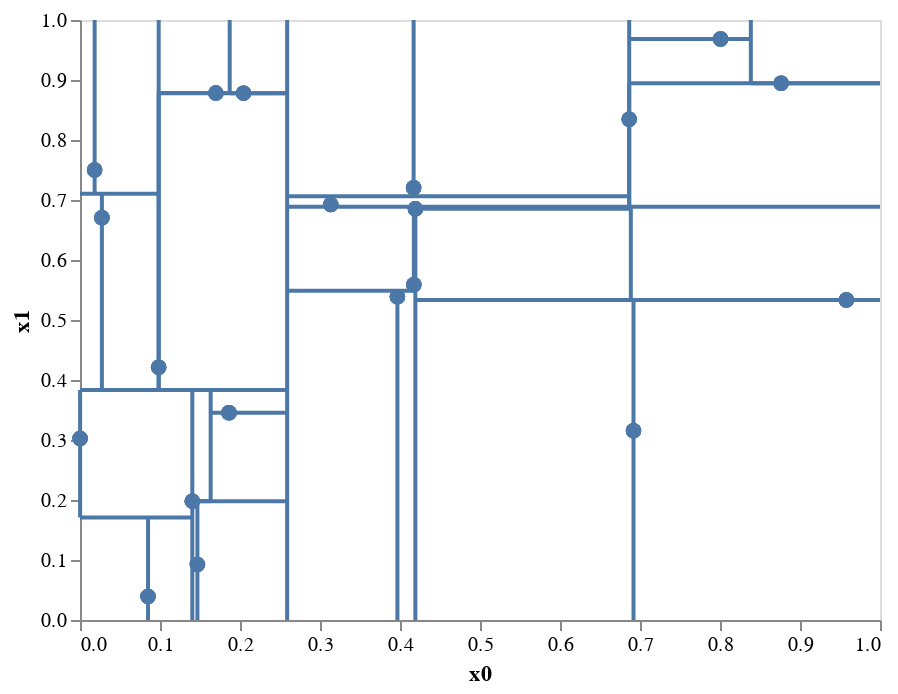

Notebook code for this chart:
### Code cell
kdt.plot2d(depth=6)

### Figure 1 — Vega-Lite specification as saved in the notebook (floating-point values rounded to 4 significant figures)
{"config": {"view": {"continuousWidth": 400, "continuousHeight": 300}}, "layer": [{"data": {"name": "data-27c49ca2d2c0e4fe4f94f1d7c160a361"}, "mark": {"type": "circle", "size": 60}, "encoding": {"x": {"type": "quantitative", "axis": {"grid": false}, "field": "x0"}, "y": {"type": "quantitative", "axis": {"grid": false}, "field": "x1"}}}, {"data": {"name": "data-9bc712eec4862e0da7b537a787dfb3ee"}, "mark": "line", "encoding": {"x": {"type": "quantitative", "axis": {"grid": false}, "field": "x0"}, "y": {"type": "quantitative", "axis": {"grid": false}, "field": "x1"}}}, {"layer": [{"data": {"name": "data-7973e3913bac78a2baa4c4ec11621abd"}, "mark": {"type": "circle", "size": 60}, "encoding": {"x": {"type": "quantitative", "axis": {"grid": false}, "field": "x0"}, "y": {"type": "quantitative", "axis": {"grid": false}, "field": "x1"}}}, {"data": {"name": "data-e97518c52016479bcce556dfc5709844"}, "mark": "line", "encoding": {"x": {"type": "quantitative", "axis": {"grid": false}, "field": "x0"}, "y": {"type": "quantitative", "axis": {"grid": false}, "field": "x1"}}}, {"layer": [{"data": {"name": "data-657747fab5880c708469930737ea95ef"}, "mark": {"type": "circle", "size": 60}, "encoding": {"x": {"type": "quantitative", "axis": {"grid": false}, "field": "x0"}, "y": {"type": "quantitative", "axis": {"grid": false}, "field": "x1"}}}, {"data": {"name": "data-05126c66c4ff0f169733929c9a1f1121"}, "mark": "line", "encoding": {"x": {"type": "quantitative", "axis": {"grid": false}, "field": "x0"}, "y": {"type": "quantitative", "axis": {"grid": false}, "field": "x1"}}}, {"layer": [{"data": {"name": "data-6b8208f326e6d944cb4cc74e5f514bf5"}, "mark": {"type": "circle", "size": 60}, "encoding": {"x": {"type": "quantitative", "axis": {"grid": false}, "field": "x0"}, "y": {"type": "quantitative", "axis": {"grid": false}, "field": "x1"}}}, {"data": {"name": "data-2978f75270fea57a0d7c409ec5258dd1"}, "mark": "line", "encoding": {"x": {"type": "quantitative", "axis": {"grid": false}, "field": "x0"}, "y": {"type": "quantitative", "axis": {"grid": false}, "field": "x1"}}}, {"layer": [{"data": {"name": "data-03e125d35e5be573ece06c807ca2a7b4"}, "mark": {"type": "circle", "size": 60}, "encoding": {"x": {"type": "quantitative", "axis": {"grid": false}, "field": "x0"}, "y": {"type": "quantitative", "axis": {"grid": false}, "field": "x1"}}}, {"data": {"name": "data-69ecfa8dd2be3a07621be85a8e886a0f"}, "mark": "line", "encoding": {"x": {"type": "quantitative", "axis": {"grid": false}, "field": "x0"}, "y": {"type": "quantitative", "axis": {"grid": false}, "field": "x1"}}}], "encoding": {}}, {"layer": [{"data": {"name": "data-322b8b176f219d4ba47b132335a0fe3d"}, "mark": {"type": "circle", "size": 60}, "encoding": {"x": {"type": "quantitative", "axis": {"grid": false}, "field": "x0"}, "y": {"type": "quantitative", "axis": {"grid": false}, "field": "x1"}}}, {"data": {"name": "data-e98355266a71f3e6704d92bfb50c9109"}, "mark": "line", "encoding": {"x": {"type": "quantitative", "axis": {"grid": false}, "field": "x0"}, "y": {"type": "quantitative", "axis": {"grid": false}, "field": "x1"}}}], "encoding": {}}], "encoding": {}}, {"layer": [{"data": {"name": "data-37491875782d34cf27b2db40e9de331f"}, "mark": {"type": "circle", "size": 60}, "encoding": {"x": {"type": "quantitative", "axis": {"grid": false}, "field": "x0"}, "y": {"type": "quantitative", "axis": {"grid": false}, "field": "x1"}}}, {"data": {"name": "data-272cfdd71140b1f14cf76a091111326a"}, "mark": "line", "encoding": {"x": {"type": "quantitative", "axis": {"grid": false}, "field": "x0"}, "y": {"type": "quantitative", "axis": {"grid": false}, "field": "x1"}}}, {"layer": [{"data": {"name": "data-391d93bbf5f172546c6f6dfe04ab8f9f"}, "mark": {"type": "circle", "size": 60}, "encoding": {"x": {"type": "quantitative", "axis": {"grid": false}, "field": "x0"}, "y": {"type": "quantitative", "axis": {"grid": false}, "field": "x1"}}}, {"data": {"name": "data-50c7a10c9da802f911a4732cc0b1d32d"}, "mark": "line", "encoding": {"x": {"type": "quantitative", "axis": {"grid": false}, "field": "x0"}, "y": {"type": "quantitative", "axis": {"grid": false}, "field": "x1"}}}], "encoding": {}}, {"layer": [{"data": {"name": "data-a4b4189cc6142edad10a2ee278f59f2e"}, "mark": {"type": "circle", "size": 60}, "encoding": {"x": {"type": "quantitative", "axis": {"grid": false}, "field": "x0"}, "y": {"type": "quantitative", "axis": {"grid": false}, "field": "x1"}}}, {"data": {"name": "data-e9959138dcf076b2aff2b14a732e2bc5"}, "mark": "line", "encoding": {"x": {"type": "quantitative", "axis": {"grid": false}, "field": "x0"}, "y": {"type": "quantitative", "axis": {"grid": false}, "field": "x1"}}}, {"layer": [{"data": {"name": "data-de3270efd3c1298a8783de7603e79ac7"}, "mark": {"type": "circle", "size": 60}, "encoding": {"x": {"type": "quantitative", "axis": {"grid": false}, "field": "x0"}, "y": {"type": "quantitative", "axis": {"grid": false}, "field": "x1"}}}, {"data": {"name": "data-9e813ff60b0e2165894ea790b5451d58"}, "mark": "line", "encoding": {"x": {"type": "quantitative", "axis": {"grid": false}, "field": "x0"}, "y": {"type": "quantitative", "axis": {"grid": false}, "field": "x1"}}}], "encoding": {}}, {"layer": [{"data": {"name": "data-0d64c17c51be70f62db6e756b7989b59"}, "mark": {"type": "circle", "size": 60}, "encoding": {"x": {"type": "quantitative", "axis": {"grid": false}, "field": "x0"}, "y": {"type": "quantitative", "axis": {"grid": false}, "field": "x1"}}}, {"data": {"name": "data-19d2099a2e93c2928b4bb07cf2cfcccf"}, "mark": "line", "encoding": {"x": {"type": "quantitative", "axis": {"grid": false}, "field": "x0"}, "y": {"type": "quantitative", "axis": {"grid": false}, "field": "x1"}}}], "encoding": {}}], "encoding": {}}], "encoding": {}}], "encoding": {}}, {"layer": [{"data": {"name": "data-a5bfb3ebb114c79d889a25cb59fe8c56"}, "mark": {"type": "circle", "size": 60}, "encoding": {"x": {"type": "quantitative", "axis": {"grid": false}, "field": "x0"}, "y": {"type": "quantitative", "axis": {"grid": false}, "field": "x1"}}}, {"data": {"name": "data-27c1ded7b6ba14a375b2a970054cbf74"}, "mark": "line", "encoding": {"x": {"type": "quantitative", "axis": {"grid": false}, "field": "x0"}, "y": {"type": "quantitative", "axis": {"grid": false}, "field": "x1"}}}, {"layer": [{"data": {"name": "data-77b7cd5628178a8b9abe841181f4d4b3"}, "mark": {"type": "circle", "size": 60}, "encoding": {"x": {"type": "quantitative", "axis": {"grid": false}, "field": "x0"}, "y": {"type": "quantitative", "axis": {"grid": false}, "field": "x1"}}}, {"data": {"name": "data-fbe160e667b26ef5e7db63c19939b7bd"}, "mark": "line", "encoding": {"x": {"type": "quantitative", "axis": {"grid": false}, "field": "x0"}, "y": {"type": "quantitative", "axis": {"grid": false}, "field": "x1"}}}, {"layer": [{"data": {"name": "data-69dec39d147bd16689dd551b94ff838a"}, "mark": {"type": "circle", "size": 60}, "encoding": {"x": {"type": "quantitative", "axis": {"grid": false}, "field": "x0"}, "y": {"type": "quantitative", "axis": {"grid": false}, "field": "x1"}}}, {"data": {"name": "data-1a996f2865c4c9c20465800b0e30c721"}, "mark": "line", "encoding": {"x": {"type": "quantitative", "axis": {"grid": false}, "field": "x0"}, "y": {"type": "quantitative", "axis": {"grid": false}, "field": "x1"}}}], "encoding": {}}, {"layer": [{"data": {"name": "data-2fc53f74066f757f3e6b1ea5b4836033"}, "mark": {"type": "circle", "size": 60}, "encoding": {"x": {"type": "quantitative", "axis": {"grid": false}, "field": "x0"}, "y": {"type": "quantitative", "axis": {"grid": false}, "field": "x1"}}}, {"data": {"name": "data-7701acf289018ab82c5fa5c134d2e7e7"}, "mark": "line", "encoding": {"x": {"type": "quantitative", "axis": {"grid": false}, "field": "x0"}, "y": {"type": "quantitative", "axis": {"grid": false}, "field": "x1"}}}], "encoding": {}}], "encoding": {}}, {"layer": [{"data": {"name": "data-3521b7894724bfe0a27c0f3d4c5996fb"}, "mark": {"type": "circle", "size": 60}, "encoding": {"x": {"type": "quantitative", "axis": {"grid": false}, "field": "x0"}, "y": {"type": "quantitative", "axis": {"grid": false}, "field": "x1"}}}, {"data": {"name": "data-6c14a308836a7be6db6e93f732cfb20e"}, "mark": "line", "encoding": {"x": {"type": "quantitative", "axis": {"grid": false}, "field": "x0"}, "y": {"type": "quantitative", "axis": {"grid": false}, "field": "x1"}}}, {"layer": [{"data": {"name": "data-f22e98b1a1c1388a30bf58a81394e016"}, "mark": {"type": "circle", "size": 60}, "encoding": {"x": {"type": "quantitative", "axis": {"grid": false}, "field": "x0"}, "y": {"type": "quantitative", "axis": {"grid": false}, "field": "x1"}}}, {"data": {"name": "data-51fd9eaff8f61217169baeb9b7bf41e7"}, "mark": "line", "encoding": {"x": {"type": "quantitative", "axis": {"grid": false}, "field": "x0"}, "y": {"type": "quantitative", "axis": {"grid": false}, "field": "x1"}}}], "encoding": {}}, {"layer": [{"data": {"name": "data-efda157698f4b31d2ad85a40dc535aec"}, "mark": {"type": "circle", "size": 60}, "encoding": {"x": {"type": "quantitative", "axis": {"grid": false}, "field": "x0"}, "y": {"type": "quantitative", "axis": {"grid": false}, "field": "x1"}}}, {"data": {"name": "data-e5f380769378b8c102cc63e703d8b944"}, "mark": "line", "encoding": {"x": {"type": "quantitative", "axis": {"grid": false}, "field": "x0"}, "y": {"type": "quantitative", "axis": {"grid": false}, "field": "x1"}}}, {"layer": [{"data": {"name": "data-dfcbfc5a7c77db96fd699ccd9908fd61"}, "mark": {"type": "circle", "size": 60}, "encoding": {"x": {"type": "quantitative", "axis": {"grid": false}, "field": "x0"}, "y": {"type": "quantitative", "axis": {"grid": false}, "field": "x1"}}}, {"data": {"name": "data-f611c266102f65c7ac3cbc3e5e71fe07"}, "mark": "line", "encoding": {"x": {"type": "quantitative", "axis": {"grid": false}, "field": "x0"}, "y": {"type": "quantitative", "axis": {"grid": false}, "field": "x1"}}}], "encoding": {}}, {"layer": [{"data": {"name": "data-4a7879d612107509b0c915165e4c4b04"}, "mark": {"type": "circle", "size": 60}, "encoding": {"x": {"type": "quantitative", "axis": {"grid": false}, "field": "x0"}, "y": {"type": "quantitative", "axis": {"grid": false}, "field": "x1"}}}, {"data": {"name": "data-5367093ff4d935a4c363631880f4bd5c"}, "mark": "line", "encoding": {"x": {"type": "quantitative", "axis": {"grid": false}, "field": "x0"}, "y": {"type": "quantitative", "axis": {"grid": false}, "field": "x1"}}}], "encoding": {}}], "encoding": {}}], "encoding": {}}], "encoding": {}}], "encoding": {}}, {"layer": [{"data": {"name": "data-dd7c6600cc9575f5eda9bc467c82864d"}, "mark": {"type": "circle", "size": 60}, "encoding": {"x": {"type": "quantitative", "axis": {"grid": false}, "field": "x0"}, "y": {"type": "quantitative", "axis": {"grid": false}, "field": "x1"}}}, {"data": {"name": "data-8d3d33f07fb14f5590a66386df1a92e2"}, "mark": "line", "encoding": {"x": {"type": "quantitative", "axis": {"grid": false}, "field": "x0"}, "y": {"type": "quantitative", "axis": {"grid": false}, "field": "x1"}}}, {"layer": [{"data": {"name": "data-a86604c8a75a2a2ce7fe89bf9a1b4dc2"}, "mark": {"type": "circle", "size": 60}, "encoding": {"x": {"type": "quantitative", "axis": {"grid": false}, "field": "x0"}, "y": {"type": "quantitative", "axis": {"grid": false}, "field": "x1"}}}, {"data": {"name": "data-1b7adb1dccc7cebdbc14ba303905813a"}, "mark": "line", "encoding": {"x": {"type": "quantitative", "axis": {"grid": false}, "field": "x0"}, "y": {"type": "quantitative", "axis": {"grid": false}, "field": "x1"}}}, {"layer": [{"data": {"name": "data-f6d6a57b9dbe9d83aa23a54c12a86580"}, "mark": {"type": "circle", "size": 60}, "encoding": {"x": {"type": "quantitative", "axis": {"grid": false}, "field": "x0"}, "y": {"type": "quantitative", "axis": {"grid": false}, "field": "x1"}}}, {"data": {"name": "data-35a861d08b68bdd3a757d9c51f87cd66"}, "mark": "line", "encoding": {"x": {"type": "quantitative", "axis": {"grid": false}, "field": "x0"}, "y": {"type": "quantitative", "axis": {"grid": false}, "field": "x1"}}}, {"layer": [{"data": {"name": "data-7b001dbd3571a57eda12a699561888b4"}, "mark": {"type": "circle", "size": 60}, "encoding": {"x": {"type": "quantitative", "axis": {"grid": false}, "field": "x0"}, "y": {"type": "quantitative", "axis": {"grid": false}, "field": "x1"}}}, {"data": {"name": "data-5562a44acd61b07b1e3988dde02a556a"}, "mark": "line", "encoding": {"x": {"type": "quantitative", "axis": {"grid": false}, "field": "x0"}, "y": {"type": "quantitative", "axis": {"grid": false}, "field": "x1"}}}], "encoding": {}}, {"layer": [{"data": {"name": "data-033ded7ff6c860b2c881d6a68c561170"}, "mark": {"type": "circle", "size": 60}, "encoding": {"x": {"type": "quantitative", "axis": {"grid": false}, "field": "x0"}, "y": {"type": "quantitative", "axis": {"grid": false}, "field": "x1"}}}, {"data": {"name": "data-4388312d38abf221c504b684770d33ab"}, "mark": "line", "encoding": {"x": {"type": "quantitative", "axis": {"grid": false}, "field": "x0"}, "y": {"type": "quantitative", "axis": {"grid": false}, "field": "x1"}}}], "encoding": {}}], "encoding": {}}, {"layer": [{"data": {"name": "data-b7e3c74d0c3d5dedc8a8b6cf9fe980d2"}, "mark": {"type": "circle", "size": 60}, "encoding": {"x": {"type": "quantitative", "axis": {"grid": false}, "field": "x0"}, "y": {"type": "quantitative", "axis": {"grid": false}, "field": "x1"}}}, {"data": {"name": "data-673f77417a2199ec3b94475ae364545e"}, "mark": "line", "encoding": {"x": {"type": "quantitative", "axis": {"grid": false}, "field": "x0"}, "y": {"type": "quantitative", "axis": {"grid": false}, "field": "x1"}}}, {"layer": [{"data": {"name": "data-2784434c55369a820e42d22ebff017fa"}, "mark": {"type": "circle", "size": 60}, "encoding": {"x": {"type": "quantitative", "axis": {"grid": false}, "field": "x0"}, "y": {"type": "quantitative", "axis": {"grid": false}, "field": "x1"}}}, {"data": {"name": "data-33a04cc8b2613720e9414b16ee492c07"}, "mark": "line", "encoding": {"x": {"type": "quantitative", "axis": {"grid": false}, "field": "x0"}, "y": {"type": "quantitative", "axis": {"grid": false}, "field": "x1"}}}], "encoding": {}}, {"layer": [{"data": {"name": "data-9766cf63b3cf3e37823e0f7b44eccc54"}, "mark": {"type": "circle", "size": 60}, "encoding": {"x": {"type": "quantitative", "axis": {"grid": false}, "field": "x0"}, "y": {"type": "quantitative", "axis": {"grid": false}, "field": "x1"}}}, {"data": {"name": "data-70ca9dd25a3bad2aae27d9fbecdbc714"}, "mark": "line", "encoding": {"x": {"type": "quantitative", "axis": {"grid": false}, "field": "x0"}, "y": {"type": "quantitative", "axis": {"grid": false}, "field": "x1"}}}, {"layer": [{"data": {"name": "data-681cd1580939c94ac0410bbefbf314e8"}, "mark": {"type": "circle", "size": 60}, "encoding": {"x": {"type": "quantitative", "axis": {"grid": false}, "field": "x0"}, "y": {"type": "quantitative", "axis": {"grid": false}, "field": "x1"}}}, {"data": {"name": "data-f736da05b7cb3ae5f739cb994442795f"}, "mark": "line", "encoding": {"x": {"type": "quantitative", "axis": {"grid": false}, "field": "x0"}, "y": {"type": "quantitative", "axis": {"grid": false}, "field": "x1"}}}], "encoding": {}}, {"layer": [{"data": {"name": "data-69fb0c7812914a2e2e60fefdd1acdefc"}, "mark": {"type": "circle", "size": 60}, "encoding": {"x": {"type": "quantitative", "axis": {"grid": false}, "field": "x0"}, "y": {"type": "quantitative", "axis": {"grid": false}, "field": "x1"}}}, {"data": {"name": "data-dc2250b1edbb81c5341d537cf80bd5fa"}, "mark": "line", "encoding": {"x": {"type": "quantitative", "axis": {"grid": false}, "field": "x0"}, "y": {"type": "quantitative", "axis": {"grid": false}, "field": "x1"}}}], "encoding": {}}], "encoding": {}}], "encoding": {}}], "encoding": {}}, {"layer": [{"data": {"name": "data-fb99218048d74684c8738b9f89b0a7c6"}, "mark": {"type": "circle", "size": 60}, "encoding": {"x": {"type": "quantitative", "axis": {"grid": false}, "field": "x0"}, "y": {"type": "quantitative", "axis": {"grid": false}, "field": "x1"}}}, {"data": {"name": "data-115aab6c315102839f7afa8a96ddcf0a"}, "mark": "line", "encoding": {"x": {"type": "quantitative", "axis": {"grid": false}, "field": "x0"}, "y": {"type": "quantitative", "axis": {"grid": false}, "field": "x1"}}}, {"layer": [{"data": {"name": "data-17c8966e93f384d27cce5fdd45404893"}, "mark": {"type": "circle", "size": 60}, "encoding": {"x": {"type": "quantitative", "axis": {"grid": false}, "field": "x0"}, "y": {"type": "quantitative", "axis": {"grid": false}, "field": "x1"}}}, {"data": {"name": "data-dce5973907b059c02e1b5d21eb984509"}, "mark": "line", "encoding": {"x": {"type": "quantitative", "axis": {"grid": false}, "field": "x0"}, "y": {"type": "quantitative", "axis": {"grid": false}, "field": "x1"}}}, {"layer": [{"data": {"name": "data-54b778381f78e1d1696cd32561e57faa"}, "mark": {"type": "circle", "size": 60}, "encoding": {"x": {"type": "quantitative", "axis": {"grid": false}, "field": "x0"}, "y": {"type": "quantitative", "axis": {"grid": false}, "field": "x1"}}}, {"data": {"name": "data-046c73c328634988a74f03b35d994bf4"}, "mark": "line", "encoding": {"x": {"type": "quantitative", "axis": {"grid": false}, "field": "x0"}, "y": {"type": "quantitative", "axis": {"grid": false}, "field": "x1"}}}], "encoding": {}}, {"layer": [{"data": {"name": "data-e8fcb803498330aef9b8277544705a5e"}, "mark": {"type": "circle", "size": 60}, "encoding": {"x": {"type": "quantitative", "axis": {"grid": false}, "field": "x0"}, "y": {"type": "quantitative", "axis": {"grid": false}, "field": "x1"}}}, {"data": {"name": "data-07380f28811f75705ed7e36a04dedb77"}, "mark": "line", "encoding": {"x": {"type": "quantitative", "axis": {"grid": false}, "field": "x0"}, "y": {"type": "quantitative", "axis": {"grid": false}, "field": "x1"}}}], "encoding": {}}], "encoding": {}}, {"layer": [{"data": {"name": "data-9e7d634cc980b362c98bcff5248a1192"}, "mark": {"type": "circle", "size": 60}, "encoding": {"x": {"type": "quantitative", "axis": {"grid": false}, "field": "x0"}, "y": {"type": "quantitative", "axis": {"grid": false}, "field": "x1"}}}, {"data": {"name": "data-1781e5fe6884bdb5eb306e4f06d51867"}, "mark": "line", "encoding": {"x": {"type": "quantitative", "axis": {"grid": false}, "field": "x0"}, "y": {"type": "quantitative", "axis": {"grid": false}, "field": "x1"}}}, {"layer": [{"data": {"name": "data-8786f7f8b756a52cfc4187a478c33238"}, "mark": {"type": "circle", "size": 60}, "encoding": {"x": {"type": "quantitative", "axis": {"grid": false}, "field": "x0"}, "y": {"type": "quantitative", "axis": {"grid": false}, "field": "x1"}}}, {"data": {"name": "data-ae56ae1a82d807f651c75a7db25ab1b3"}, "mark": "line", "encoding": {"x": {"type": "quantitative", "axis": {"grid": false}, "field": "x0"}, "y": {"type": "quantitative", "axis": {"grid": false}, "field": "x1"}}}], "encoding": {}}, {"layer": [{"data": {"name": "data-97d6b2b2a74c446c3ab1dc9dbc080c4a"}, "mark": {"type": "circle", "size": 60}, "encoding": {"x": {"type": "quantitative", "axis": {"grid": false}, "field": "x0"}, "y": {"type": "quantitative", "axis": {"grid": false}, "field": "x1"}}}, {"data": {"name": "data-b0f764309992b163dcc8d99cf4dc9f85"}, "mark": "line", "encoding": {"x": {"type": "quantitative", "axis": {"grid": false}, "field": "x0"}, "y": {"type": "quantitative", "axis": {"grid": false}, "field": "x1"}}}, {"layer": [{"data": {"name": "data-30d5c00377d1badaff11945afa377d25"}, "mark": {"type": "circle", "size": 60}, "encoding": {"x": {"type": "quantitative", "axis": {"grid": false}, "field": "x0"}, "y": {"type": "quantitative", "axis": {"grid": false}, "field": "x1"}}}, {"data": {"name": "data-c9ee1d657e8a342c5c7b2db9ad067966"}, "mark": "line", "encoding": {"x": {"type": "quantitative", "axis": {"grid": false}, "field": "x0"}, "y": {"type": "quantitative", "axis": {"grid": false}, "field": "x1"}}}], "encoding": {}}, {"layer": [{"data": {"name": "data-9cb91d435b010d61ed33816cac2f3760"}, "mark": {"type": "circle", "size": 60}, "encoding": {"x": {"type": "quantitative", "axis": {"grid": false}, "field": "x0"}, "y": {"type": "quantitative", "axis": {"grid": false}, "field": "x1"}}}, {"data": {"name": "data-c44b65c192db3ed8f6a45caacb128b73"}, "mark": "line", "encoding": {"x": {"type": "quantitative", "axis": {"grid": false}, "field": "x0"}, "y": {"type": "quantitative", "axis": {"grid": false}, "field": "x1"}}}], "encoding": {}}], "encoding": {}}], "encoding": {}}], "encoding": {}}], "encoding": {}}], "encoding": {}, "$schema": "https://vega.github.io/schema/vega-lite/v4.8.1.json", "datasets": {"data-27c49ca2d2c0e4fe4f94f1d7c160a361": [{"x0": 0.417, "x1": 0.7203}, {"x0": 0.0001144, "x1": 0.3023}, {"x0": 0.1468, "x1": 0.09234}, {"x0": 0.1863, "x1": 0.3456}, {"x0": 0.3968, "x1": 0.5388}, {"x0": 0.4192, "x1": 0.6852}, {"x0": 0.2045, "x1": 0.8781}, {"x0": 0.02739, "x1": 0.6705}, {"x0": 0.4173, "x1": 0.5587}, {"x0": 0.1404, "x1": 0.1981}, {"x0": 0.8007, "x1": 0.9683}, {"x0": 0.3134, "x1": 0.6923}, {"x0": 0.8764, "x1": 0.8946}, {"x0": 0.08504, "x1": 0.03905}, {"x0": 0.1698, "x1": 0.8781}, {"x0": 0.09835, "x1": 0.4211}, {"x0": 0.9579, "x1": 0.5332}, {"x0": 0.6919, "x1": 0.3155}, {"x0": 0.6865, "x1": 0.8346}, {"x0": 0.01829, "x1": 0.7501}], "data-9bc712eec4862e0da7b537a787dfb3ee": [{"x0": 0.2589, "x1": 0.0}, {"x0": 0.2589, "x1": 1.0}], "data-7973e3913bac78a2baa4c4ec11621abd": [{"x0": 0.0001144, "x1": 0.3023}, {"x0": 0.01829, "x1": 0.7501}, {"x0": 0.02739, "x1": 0.6705}, {"x0": 0.08504, "x1": 0.03905}, {"x0": 0.09835, "x1": 0.4211}, {"x0": 0.1404, "x1": 0.1981}, {"x0": 0.1468, "x1": 0.09234}, {"x0": 0.1698, "x1": 0.8781}, {"x0": 0.1863, "x1": 0.3456}, {"x0": 0.2045, "x1": 0.8781}], "data-e97518c52016479bcce556dfc5709844": [{"x0": 0.0, "x1": 0.3833}, {"x0": 0.2589, "x1": 0.3833}], "data-657747fab5880c708469930737ea95ef": [{"x0": 0.08504, "x1": 0.03905}, {"x0": 0.1468, "x1": 0.09234}, {"x0": 0.1404, "x1": 0.1981}, {"x0": 0.0001144, "x1": 0.3023}, {"x0": 0.1863, "x1": 0.3456}], "data-05126c66c4ff0f169733929c9a1f1121": [{"x0": 0.1404, "x1": 0.0}, {"x0": 0.1404, "x1": 0.3833}], "data-6b8208f326e6d944cb4cc74e5f514bf5": [{"x0": 0.0001144, "x1": 0.3023}, {"x0": 0.08504, "x1": 0.03905}], "data-2978f75270fea57a0d7c409ec5258dd1": [{"x0": 0.0, "x1": 0.1707}, {"x0": 0.1404, "x1": 0.1707}], "data-03e125d35e5be573ece06c807ca2a7b4": [{"x0": 0.08504, "x1": 0.03905}], "data-69ecfa8dd2be3a07621be85a8e886a0f": [{"x0": 0.08504, "x1": 0.0}, {"x0": 0.08504, "x1": 0.1707}], "data-322b8b176f219d4ba47b132335a0fe3d": [{"x0": 0.0001144, "x1": 0.3023}], "data-e98355266a71f3e6704d92bfb50c9109": [{"x0": 0.0001144, "x1": 0.1707}, {"x0": 0.0001144, "x1": 0.3833}], "data-37491875782d34cf27b2db40e9de331f": [{"x0": 0.1404, "x1": 0.1981}, {"x0": 0.1468, "x1": 0.09234}, {"x0": 0.1863, "x1": 0.3456}], "data-272cfdd71140b1f14cf76a091111326a": [{"x0": 0.1404, "x1": 0.1981}, {"x0": 0.2589, "x1": 0.1981}], "data-391d93bbf5f172546c6f6dfe04ab8f9f": [{"x0": 0.1468, "x1": 0.09234}], "data-50c7a10c9da802f911a4732cc0b1d32d": [{"x0": 0.1468, "x1": 0.0}, {"x0": 0.1468, "x1": 0.1981}], "data-a4b4189cc6142edad10a2ee278f59f2e": [{"x0": 0.1404, "x1": 0.1981}, {"x0": 0.1863, "x1": 0.3456}], "data-e9959138dcf076b2aff2b14a732e2bc5": [{"x0": 0.1633, "x1": 0.1981}, {"x0": 0.1633, "x1": 0.3833}], "data-de3270efd3c1298a8783de7603e79ac7": [{"x0": 0.1404, "x1": 0.1981}], "data-9e813ff60b0e2165894ea790b5451d58": [{"x0": 0.1404, "x1": 0.1981}, {"x0": 0.1633, "x1": 0.1981}], "data-0d64c17c51be70f62db6e756b7989b59": [{"x0": 0.1863, "x1": 0.3456}], "data-19d2099a2e93c2928b4bb07cf2cfcccf": [{"x0": 0.1633, "x1": 0.3456}, {"x0": 0.2589, "x1": 0.3456}], "data-a5bfb3ebb114c79d889a25cb59fe8c56": [{"x0": 0.09835, "x1": 0.4211}, {"x0": 0.02739, "x1": 0.6705}, {"x0": 0.01829, "x1": 0.7501}, {"x0": 0.2045, "x1": 0.8781}, {"x0": 0.1698, "x1": 0.8781}], "data-27c1ded7b6ba14a375b2a970054cbf74": [{"x0": 0.09835, "x1": 0.3833}, {"x0": 0.09835, "x1": 1.0}], "data-77b7cd5628178a8b9abe841181f4d4b3": [{"x0": 0.01829, "x1": 0.7501}, {"x0": 0.02739, "x1": 0.6705}], "data-fbe160e667b26ef5e7db63c19939b7bd": [{"x0": 0.0, "x1": 0.7103}, {"x0": 0.09835, "x1": 0.7103}], "data-69dec39d147bd16689dd551b94ff838a": [{"x0": 0.02739, "x1": 0.6705}], "data-1a996f2865c4c9c20465800b0e30c721": [{"x0": 0.02739, "x1": 0.3833}, {"x0": 0.02739, "x1": 0.7103}], "data-2fc53f74066f757f3e6b1ea5b4836033": [{"x0": 0.01829, "x1": 0.7501}], "data-7701acf289018ab82c5fa5c134d2e7e7": [{"x0": 0.01829, "x1": 0.7103}, {"x0": 0.01829, "x1": 1.0}], "data-3521b7894724bfe0a27c0f3d4c5996fb": [{"x0": 0.09835, "x1": 0.4211}, {"x0": 0.1698, "x1": 0.8781}, {"x0": 0.2045, "x1": 0.8781}], "data-6c14a308836a7be6db6e93f732cfb20e": [{"x0": 0.09835, "x1": 0.8781}, {"x0": 0.2589, "x1": 0.8781}], "data-f22e98b1a1c1388a30bf58a81394e016": [{"x0": 0.09835, "x1": 0.4211}], "data-51fd9eaff8f61217169baeb9b7bf41e7": [{"x0": 0.09835, "x1": 0.3833}, {"x0": 0.09835, "x1": 0.8781}], "data-efda157698f4b31d2ad85a40dc535aec": [{"x0": 0.2045, "x1": 0.8781}, {"x0": 0.1698, "x1": 0.8781}], "data-e5f380769378b8c102cc63e703d8b944": [{"x0": 0.1871, "x1": 0.8781}, {"x0": 0.1871, "x1": 1.0}], "data-dfcbfc5a7c77db96fd699ccd9908fd61": [{"x0": 0.1698, "x1": 0.8781}], "data-f611c266102f65c7ac3cbc3e5e71fe07": [{"x0": 0.09835, "x1": 0.8781}, {"x0": 0.1871, "x1": 0.8781}], "data-4a7879d612107509b0c915165e4c4b04": [{"x0": 0.2045, "x1": 0.8781}], "data-5367093ff4d935a4c363631880f4bd5c": [{"x0": 0.1871, "x1": 0.8781}, {"x0": 0.2589, "x1": 0.8781}], "data-dd7c6600cc9575f5eda9bc467c82864d": [{"x0": 0.3134, "x1": 0.6923}, {"x0": 0.3968, "x1": 0.5388}, {"x0": 0.417, "x1": 0.7203}, {"x0": 0.4173, "x1": 0.5587}, {"x0": 0.4192, "x1": 0.6852}, {"x0": 0.6865, "x1": 0.8346}, {"x0": 0.6919, "x1": 0.3155}, {"x0": 0.8007, "x1": 0.9683}, {"x0": 0.8764, "x1": 0.8946}, {"x0": 0.9579, "x1": 0.5332}], "data-8d3d33f07fb14f5590a66386df1a92e2": [{"x0": 0.2589, "x1": 0.6888}, {"x0": 1.0, "x1": 0.6888}], "data-a86604c8a75a2a2ce7fe89bf9a1b4dc2": [{"x0": 0.6919, "x1": 0.3155}, {"x0": 0.9579, "x1": 0.5332}, {"x0": 0.3968, "x1": 0.5388}, {"x0": 0.4173, "x1": 0.5587}, {"x0": 0.4192, "x1": 0.6852}], "data-1b7adb1dccc7cebdbc14ba303905813a": [{"x0": 0.4192, "x1": 0.0}, {"x0": 0.4192, "x1": 0.6888}], "data-f6d6a57b9dbe9d83aa23a54c12a86580": [{"x0": 0.3968, "x1": 0.5388}, {"x0": 0.4173, "x1": 0.5587}], "data-35a861d08b68bdd3a757d9c51f87cd66": [{"x0": 0.2589, "x1": 0.5488}, {"x0": 0.4192, "x1": 0.5488}], "data-7b001dbd3571a57eda12a699561888b4": [{"x0": 0.3968, "x1": 0.5388}], "data-5562a44acd61b07b1e3988dde02a556a": [{"x0": 0.3968, "x1": 0.0}, {"x0": 0.3968, "x1": 0.5488}], "data-033ded7ff6c860b2c881d6a68c561170": [{"x0": 0.4173, "x1": 0.5587}], "data-4388312d38abf221c504b684770d33ab": [{"x0": 0.4173, "x1": 0.5488}, {"x0": 0.4173, "x1": 0.6888}], "data-b7e3c74d0c3d5dedc8a8b6cf9fe980d2": [{"x0": 0.4192, "x1": 0.6852}, {"x0": 0.6919, "x1": 0.3155}, {"x0": 0.9579, "x1": 0.5332}], "data-673f77417a2199ec3b94475ae364545e": [{"x0": 0.4192, "x1": 0.5332}, {"x0": 1.0, "x1": 0.5332}], "data-2784434c55369a820e42d22ebff017fa": [{"x0": 0.6919, "x1": 0.3155}], "data-33a04cc8b2613720e9414b16ee492c07": [{"x0": 0.6919, "x1": 0.0}, {"x0": 0.6919, "x1": 0.5332}], "data-9766cf63b3cf3e37823e0f7b44eccc54": [{"x0": 0.9579, "x1": 0.5332}, {"x0": 0.4192, "x1": 0.6852}], "data-70ca9dd25a3bad2aae27d9fbecdbc714": [{"x0": 0.6885, "x1": 0.5332}, {"x0": 0.6885, "x1": 0.6888}], "data-681cd1580939c94ac0410bbefbf314e8": [{"x0": 0.4192, "x1": 0.6852}], "data-f736da05b7cb3ae5f739cb994442795f": [{"x0": 0.4192, "x1": 0.6852}, {"x0": 0.6885, "x1": 0.6852}], "data-69fb0c7812914a2e2e60fefdd1acdefc": [{"x0": 0.9579, "x1": 0.5332}], "data-dc2250b1edbb81c5341d537cf80bd5fa": [{"x0": 0.6885, "x1": 0.5332}, {"x0": 1.0, "x1": 0.5332}], "data-fb99218048d74684c8738b9f89b0a7c6": [{"x0": 0.3134, "x1": 0.6923}, {"x0": 0.417, "x1": 0.7203}, {"x0": 0.6865, "x1": 0.8346}, {"x0": 0.8764, "x1": 0.8946}, {"x0": 0.8007, "x1": 0.9683}], "data-115aab6c315102839f7afa8a96ddcf0a": [{"x0": 0.6865, "x1": 0.6888}, {"x0": 0.6865, "x1": 1.0}], "data-17c8966e93f384d27cce5fdd45404893": [{"x0": 0.3134, "x1": 0.6923}, {"x0": 0.417, "x1": 0.7203}], "data-dce5973907b059c02e1b5d21eb984509": [{"x0": 0.2589, "x1": 0.7063}, {"x0": 0.6865, "x1": 0.7063}], "data-54b778381f78e1d1696cd32561e57faa": [{"x0": 0.3134, "x1": 0.6923}], "data-046c73c328634988a74f03b35d994bf4": [{"x0": 0.3134, "x1": 0.6888}, {"x0": 0.3134, "x1": 0.7063}], "data-e8fcb803498330aef9b8277544705a5e": [{"x0": 0.417, "x1": 0.7203}], "data-07380f28811f75705ed7e36a04dedb77": [{"x0": 0.417, "x1": 0.7063}, {"x0": 0.417, "x1": 1.0}], "data-9e7d634cc980b362c98bcff5248a1192": [{"x0": 0.6865, "x1": 0.8346}, {"x0": 0.8007, "x1": 0.9683}, {"x0": 0.8764, "x1": 0.8946}], "data-1781e5fe6884bdb5eb306e4f06d51867": [{"x0": 0.6865, "x1": 0.8946}, {"x0": 1.0, "x1": 0.8946}], "data-8786f7f8b756a52cfc4187a478c33238": [{"x0": 0.6865, "x1": 0.8346}], "data-ae56ae1a82d807f651c75a7db25ab1b3": [{"x0": 0.6865, "x1": 0.6888}, {"x0": 0.6865, "x1": 0.8946}], "data-97d6b2b2a74c446c3ab1dc9dbc080c4a": [{"x0": 0.8764, "x1": 0.8946}, {"x0": 0.8007, "x1": 0.9683}], "data-b0f764309992b163dcc8d99cf4dc9f85": [{"x0": 0.8386, "x1": 0.8946}, {"x0": 0.8386, "x1": 1.0}], "data-30d5c00377d1badaff11945afa377d25": [{"x0": 0.8007, "x1": 0.9683}], "data-c9ee1d657e8a342c5c7b2db9ad067966": [{"x0": 0.6865, "x1": 0.9683}, {"x0": 0.8386, "x1": 0.9683}], "data-9cb91d435b010d61ed33816cac2f3760": [{"x0": 0.8764, "x1": 0.8946}], "data-c44b65c192db3ed8f6a45caacb128b73": [{"x0": 0.8386, "x1": 0.8946}, {"x0": 1.0, "x1": 0.8946}]}}
